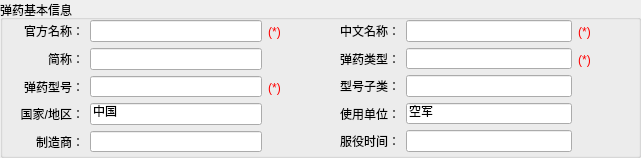
  <widget class="QGroupBox" name="gb_basic">
   <property name="geometry">
    <rect>
     <x>10</x>
     <y>10</y>
     <width>641</width>
     <height>158</height>
    </rect>
   </property>
   <property name="maximumSize">
    <size>
     <width>692</width>
     <height>400</height>
    </size>
   </property>
   <property name="title">
    <string>弹药基本信息</string>
   </property>
   <widget class="QWidget" name="layoutWidget">
    <property name="geometry">
     <rect>
      <x>20</x>
      <y>20</y>
      <width>261</width>
      <height>132</height>
     </rect>
    </property>
    <layout class="QGridLayout" name="gridLayout">
     <item row="0" column="0">
      <widget class="QLabel" name="lbl_name_en">
       <property name="text">
        <string>官方名称：</string>
       </property>
       <property name="alignment">
        <set>Qt::AlignRight|Qt::AlignTrailing|Qt::AlignVCenter</set>
       </property>
      </widget>
     </item>
     <item row="0" column="1">
      <widget class="QLineEdit" name="ed_name_offi">
       <property name="placeholderText">
        <string/>
       </property>
      </widget>
     </item>
     <item row="0" column="2">
      <widget class="QLabel" name="label_33">
       <property name="minimumSize">
        <size>
         <width>13</width>
         <height>23</height>
        </size>
       </property>
       <property name="maximumSize">
        <size>
         <width>13</width>
         <height>23</height>
        </size>
       </property>
       <property name="styleSheet">
        <string notr="true">color:rgba(255, 0, 0, 255)</string>
       </property>
       <property name="text">
        <string>(*)</string>
       </property>
       <property name="alignment">
        <set>Qt::AlignCenter</set>
       </property>
      </widget>
     </item>
     <item row="1" column="0">
      <widget class="QLabel" name="lbl_short">
       <property name="text">
        <string>简称：</string>
       </property>
       <property name="alignment">
        <set>Qt::AlignRight|Qt::AlignTrailing|Qt::AlignVCenter</set>
       </property>
      </widget>
     </item>
     <item row="1" column="1">
      <widget class="QLineEdit" name="ed_short"/>
     </item>
     <item row="2" column="0">
      <widget class="QLabel" name="lbl_model">
       <property name="text">
        <string>弹药型号：</string>
       </property>
       <property name="alignment">
        <set>Qt::AlignRight|Qt::AlignTrailing|Qt::AlignVCenter</set>
       </property>
      </widget>
     </item>
     <item row="2" column="1">
      <widget class="QLineEdit" name="ed_model">
       <property name="placeholderText">
        <string/>
       </property>
      </widget>
     </item>
     <item row="2" column="2">
      <widget class="QLabel" name="label_36">
       <property name="minimumSize">
        <size>
         <width>13</width>
         <height>23</height>
        </size>
       </property>
       <property name="maximumSize">
        <size>
         <width>13</width>
         <height>23</height>
        </size>
       </property>
       <property name="styleSheet">
        <string notr="true">color:rgba(255, 0, 0, 255)</string>
       </property>
       <property name="text">
        <string>(*)</string>
       </property>
       <property name="alignment">
        <set>Qt::AlignCenter</set>
       </property>
      </widget>
     </item>
     <item row="3" column="0">
      <widget class="QLabel" name="lbl_country">
       <property name="text">
        <string>国家/地区：</string>
       </property>
       <property name="alignment">
        <set>Qt::AlignRight|Qt::AlignTrailing|Qt::AlignVCenter</set>
       </property>
      </widget>
     </item>
     <item row="3" column="1">
      <widget class="QLineEdit" name="cmb_country">
       <property name="text">
        <string>中国</string>
       </property>
       <property name="placeholderText">
        <string>填写国家或者地区</string>
       </property>
      </widget>
     </item>
     <item row="4" column="0">
      <widget class="QLabel" name="lbl_vendor">
       <property name="text">
        <string>制造商：</string>
       </property>
       <property name="alignment">
        <set>Qt::AlignRight|Qt::AlignTrailing|Qt::AlignVCenter</set>
       </property>
      </widget>
     </item>
     <item row="4" column="1">
      <widget class="QLineEdit" name="ed_vendor"/>
     </item>
    </layout>
   </widget>
   <widget class="QWidget" name="layoutWidget">
    <property name="geometry">
     <rect>
      <x>340</x>
      <y>20</y>
      <width>251</width>
      <height>132</height>
     </rect>
    </property>
    <layout class="QGridLayout" name="gridLayout_2">
     <item row="0" column="1">
      <widget class="QLineEdit" name="ed_name_cn">
       <property name="text">
        <string/>
       </property>
       <property name="placeholderText">
        <string/>
       </property>
      </widget>
     </item>
     <item row="4" column="1">
      <widget class="QLineEdit" name="cmb_user">
       <property name="text">
        <string>空军</string>
       </property>
       <property name="placeholderText">
        <string>填写弹药的使用单位</string>
       </property>
      </widget>
     </item>
     <item row="5" column="1">
      <widget class="QLineEdit" name="ed_service_year"/>
     </item>
     <item row="3" column="0">
      <widget class="QLabel" name="lbl_submodel">
       <property name="text">
        <string>型号子类：</string>
       </property>
      </widget>
     </item>
     <item row="2" column="1">
      <widget class="QLineEdit" name="cmb_type">
       <property name="text">
        <string/>
       </property>
      </widget>
     </item>
     <item row="3" column="1">
      <widget class="QLineEdit" name="ed_submodel">
       <property name="text">
        <string/>
       </property>
      </widget>
     </item>
     <item row="0" column="0">
      <widget class="QLabel" name="lbl_name_cn">
       <property name="text">
        <string>中文名称：</string>
       </property>
      </widget>
     </item>
     <item row="0" column="2">
      <widget class="QLabel" name="label_31">
       <property name="minimumSize">
        <size>
         <width>13</width>
         <height>23</height>
        </size>
       </property>
       <property name="maximumSize">
        <size>
         <width>13</width>
         <height>23</height>
        </size>
       </property>
       <property name="styleSheet">
        <string notr="true">color:rgba(255, 0, 0, 255)</string>
       </property>
       <property name="text">
        <string>(*)</string>
       </property>
       <property name="alignment">
        <set>Qt::AlignCenter</set>
       </property>
      </widget>
     </item>
     <item row="2" column="0">
      <widget class="QLabel" name="lbl_type">
       <property name="text">
        <string>弹药类型：</string>
       </property>
      </widget>
     </item>
     <item row="5" column="0">
      <widget class="QLabel" name="lbl_service">
       <property name="text">
        <string>服役时间：</string>
       </property>
      </widget>
     </item>
     <item row="4" column="0">
      <widget class="QLabel" name="lbl_user">
       <property name="text">
        <string>使用单位：</string>
       </property>
      </widget>
     </item>
     <item row="2" column="2">
      <widget class="QLabel" name="label_38">
       <property name="minimumSize">
        <size>
         <width>13</width>
         <height>23</height>
        </size>
       </property>
       <property name="maximumSize">
        <size>
         <width>13</width>
         <height>23</height>
        </size>
       </property>
       <property name="styleSheet">
        <string notr="true">color:rgba(255, 0, 0, 255)</string>
       </property>
       <property name="text">
        <string>(*)</string>
       </property>
       <property name="alignment">
        <set>Qt::AlignCenter</set>
       </property>
      </widget>
     </item>
    </layout>
   </widget>
  </widget>
